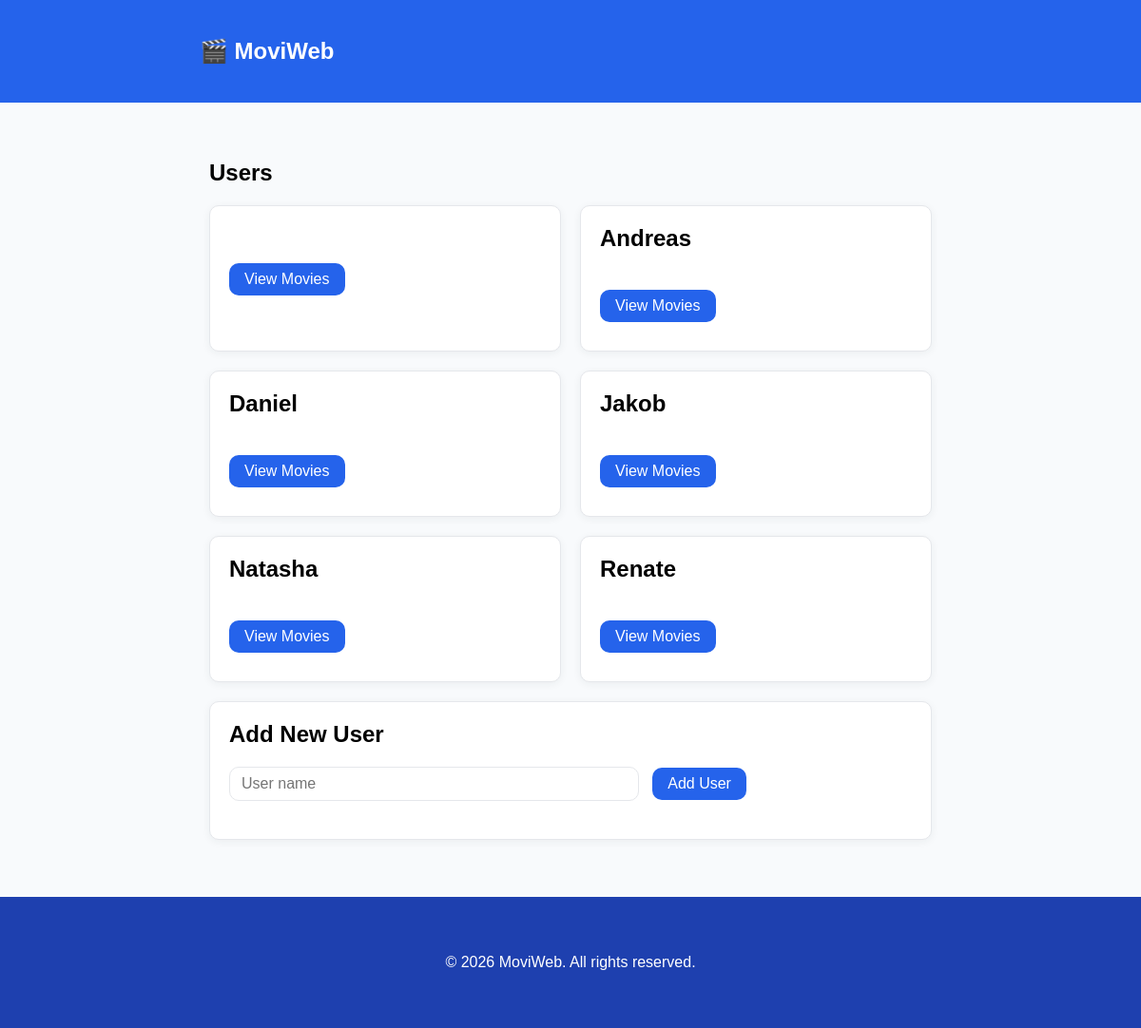
Before: / with the older database file.
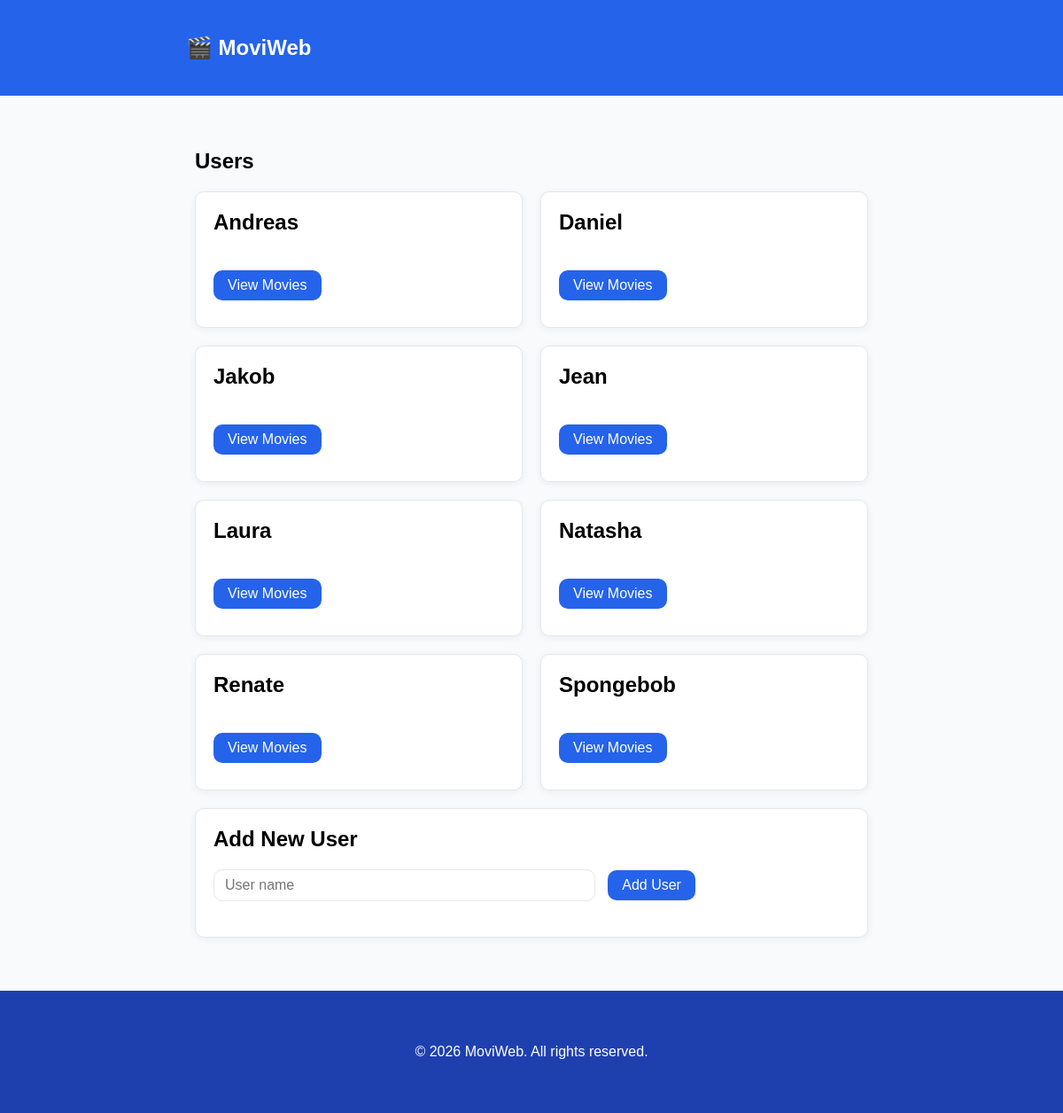
After: the same page with the newer database file.
### models.py (models this page shows, shortened)
class User(db.Model):
    id = db.Column(db.Integer, primary_key=True)
    name = db.Column(db.String(300), nullable=False)
    movies = db.relationship("Movie", back_populates="user")

### app.py (the view)
@app.route('/')
def home():
    return list_users()

### app.py (called while the page is built)
@app.route('/users', methods=['GET'])
def list_users():
    users = dm.get_users()
    return render_template('index.html', users=users)

### data_manager.py (called while the page is built)
    def get_users(self):
        users = db.session.execute(db.select(User).order_by(User.name)).scalars().all()
        return users

### templates/index.html
{% extends 'base.html' %}
{% block content %}
<section class="card-list user-list">
  <h1>Users</h1>
  <ul>
    {% for user in users %}
    <li class="card">
      <h2>{{ user.name }}</h2>
      <a
          class="btn"
          href="{{ url_for('get_movies', user_id=user.id) }}"
      >
        View Movies
      </a>
    </li>
    {% endfor %}
  </ul>
</section>
<section class="user-form card">
  <h2><label for="name">Add New User</label></h2>
  <form action="{{ url_for('create_user') }}" method="POST">
    <input required type="text" id="name" name="name" placeholder="User name"/>
    <input class="btn" type="submit" value="Add User"/>
  </form>
</section>
{% endblock %}

### templates/base.html (shortened to what this page needs)
<!DOCTYPE html>
<html>
  <head>
  </head>
    <link
        rel="stylesheet"
        href="{{ url_for('static', filename='style.css') }}"
    />
  <body>
    <header>
      <div class="site-logo">
        <h2 class="site-width">🎬 MoviWeb</h2>
      </div>
      <nav class="site-width">
      </nav>
    </header>
    <main class="container site-width">
      {% block content %}{% endblock %}
    </main>
    <footer>
      © 2026 MoviWeb. All rights reserved.
    </footer>
  </body>
</html>

### static/style.css (style rules this page uses)
:root { --primary: #2563EB; --primary-dark: #1E40AF; --bg: #F8FAFC; --border: #E5E7EB; --text: #1E392B; --white: #FFFFFF; --danger: #EF4444; --radius: 10px; --shadow: 0 2px 8px #1E392B0F; }
* { padding: 0; margin: 0; box-sizing: border-box; }
body { font-family: Arial, sans-serif; background-color: var(--bg); min-height: 100vh; display: flex; flex-direction: column; justify-content: space-between; }
ul, li { list-style: none; }
a { color: var(--primary); }
.site-logo { background-color: var(--primary); color: var(--white); padding: 40px 20px; }
.site-logo h2 { max-width: 780px; }
nav { padding: 20px 20px 0 20px; }
footer { background-color: var(--primary-dark); color: var(--white); padding: 60px 20px; text-align: center; }
.site-width { width: 800px; max-width: 800px; margin: auto; }
.container { margin-top: 40px; margin-bottom: 60px; padding: 0 20px; display: flex; flex-direction: column; width: 100%; gap: 20px; }
h1, h2 { margin-bottom: 20px; }
.card-list ul { display: flex; flex-direction: row; flex-wrap: wrap; gap: 20px; }
.card { background-color: var(--white); border: 1px solid var(--border); box-shadow: var(--shadow); border-radius: var(--radius); padding: 20px 20px 30px 20px; }
.btn { color: var(--white); background-color: var(--primary); padding: 8px 16px; border-radius: var(--radius); text-decoration: none; width: fit-content; border: none; font-size: 16px; transition: 0.3s; cursor: pointer; }
input[type="text"], input[type="number"] { padding: 8px 12px; border-radius: var(--radius); border: 1px solid var(--border); font-size: 16px; outline: none; width: 60%; margin-right: 10px; margin-bottom: 10px; }
.user-list .card { display: flex; flex-direction: column; gap: 20px; flex: 250px; }

Changed rows visible on the page:
added User: name "Jean"
changed User: name (not shown) → "Laura"; moves down the list
added User: name "Spongebob"
